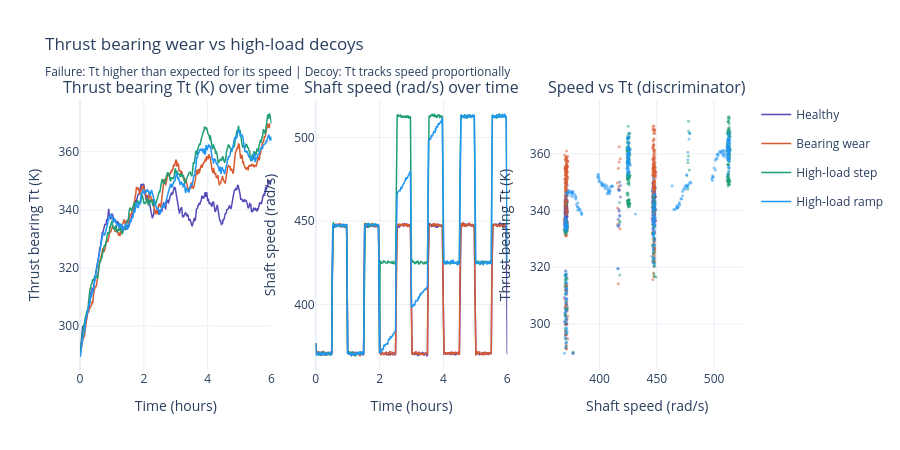

The cell this chart's notebook holds for it:
### Markdown cell above
## Plot 1 — Thrust bearing wear vs high-load decoys

**Both** show Tt rising — but the failure rises **faster** than the operating conditions explain.

- **Failure:** Tt climbs with no speed increase — excess heat from friction (`rThrust * w^2`)
- **Hard negative:** Higher voltage → speed ↑ → Tt rises too, but proportionally — no excess heat

The discrimination problem: you can't just threshold on "Tt is rising" — you need to check whether the rate of rise is explained by the current load.

### Code cell
def plot_group_interactive(scenarios, signal_y, signal_x, title, y_label, x_label, scatter_label):
    """3-panel interactive plot: signal_y over time, signal_x over time, scatter x vs y."""
    fig = make_subplots(rows=1, cols=3,
                        subplot_titles=[f"{y_label} over time",
                                        f"{x_label} over time",
                                        f"{scatter_label}"])
    for name, label, colour in scenarios:
        df = results[name]
        fig.add_trace(go.Scatter(x=df["time_h"], y=df[signal_y], mode="lines",
                                 line=dict(color=colour, width=1.5),
                                 name=label, legendgroup=label), row=1, col=1)
        fig.add_trace(go.Scatter(x=df["time_h"], y=df[signal_x], mode="lines",
                                 line=dict(color=colour, width=1.5),
                                 name=label, legendgroup=label, showlegend=False), row=1, col=2)
        fig.add_trace(go.Scatter(x=df[signal_x], y=df[signal_y], mode="markers",
                                 marker=dict(color=colour, size=3, opacity=0.5),
                                 name=label, legendgroup=label, showlegend=False), row=1, col=3)
    fig.update_xaxes(title_text="Time (hours)", row=1, col=1)
    fig.update_xaxes(title_text="Time (hours)", row=1, col=2)
    fig.update_xaxes(title_text=x_label, row=1, col=3)
    fig.update_yaxes(title_text=y_label, row=1, col=1)
    fig.update_yaxes(title_text=x_label, row=1, col=2)
    fig.update_yaxes(title_text=y_label, row=1, col=3)
    fig.update_layout(title=title, height=450, template="plotly_white")
    return fig

# ── Plot 1: Thrust bearing ──
fig = plot_group_interactive(
    scenarios=[
        ("normal",              "Healthy",        COLOURS["normal"]),
        ("pump_bearing_wear",   "Bearing wear",   COLOURS["failure"]),
        ("decoy_highload_step", "High-load step", COLOURS["decoy"]),
        ("decoy_highload_ramp", "High-load ramp", "#2196F3"),
    ],
    signal_y="thrust_bearing_K", signal_x="shaft_speed_rads",
    title="Thrust bearing wear vs high-load decoys<br><sub>Failure: Tt higher than expected for its speed | Decoy: Tt tracks speed proportionally</sub>",
    y_label="Thrust bearing Tt (K)", x_label="Shaft speed (rad/s)",
    scatter_label="Speed vs Tt (discriminator)"
)
show_fig(fig)

### Figure 1 — Plotly figure (JSON) as saved in the notebook; plotly's stock layout.template omitted (floating-point values rounded to 4 significant figures; data arrays with more than 128 entries replaced by an {"elided": "..."} marker saying what was removed)
{"data": [{"legendgroup": "Healthy", "line": {"color": "#534AB7", "width": 1.5}, "mode": "lines", "name": "Healthy", "type": "scatter", "x": {"elided": "361 float values"}, "xaxis": "x", "y": {"elided": "361 float values"}, "yaxis": "y"}, {"legendgroup": "Healthy", "line": {"color": "#534AB7", "width": 1.5}, "mode": "lines", "name": "Healthy", "showlegend": false, "type": "scatter", "x": {"elided": "361 float values"}, "xaxis": "x2", "y": {"elided": "361 float values"}, "yaxis": "y2"}, {"legendgroup": "Healthy", "marker": {"color": "#534AB7", "opacity": 0.5, "size": 3}, "mode": "markers", "name": "Healthy", "showlegend": false, "type": "scatter", "x": {"elided": "361 float values"}, "xaxis": "x3", "y": {"elided": "361 float values"}, "yaxis": "y3"}, {"legendgroup": "Bearing wear", "line": {"color": "#D85A30", "width": 1.5}, "mode": "lines", "name": "Bearing wear", "type": "scatter", "x": {"elided": "358 float values"}, "xaxis": "x", "y": {"elided": "358 float values"}, "yaxis": "y"}, {"legendgroup": "Bearing wear", "line": {"color": "#D85A30", "width": 1.5}, "mode": "lines", "name": "Bearing wear", "showlegend": false, "type": "scatter", "x": {"elided": "358 float values"}, "xaxis": "x2", "y": {"elided": "358 float values"}, "yaxis": "y2"}, {"legendgroup": "Bearing wear", "marker": {"color": "#D85A30", "opacity": 0.5, "size": 3}, "mode": "markers", "name": "Bearing wear", "showlegend": false, "type": "scatter", "x": {"elided": "358 float values"}, "xaxis": "x3", "y": {"elided": "358 float values"}, "yaxis": "y3"}, {"legendgroup": "High-load step", "line": {"color": "#1D9E75", "width": 1.5}, "mode": "lines", "name": "High-load step", "type": "scatter", "x": {"elided": "361 float values"}, "xaxis": "x", "y": {"elided": "361 float values"}, "yaxis": "y"}, {"legendgroup": "High-load step", "line": {"color": "#1D9E75", "width": 1.5}, "mode": "lines", "name": "High-load step", "showlegend": false, "type": "scatter", "x": {"elided": "361 float values"}, "xaxis": "x2", "y": {"elided": "361 float values"}, "yaxis": "y2"}, {"legendgroup": "High-load step", "marker": {"color": "#1D9E75", "opacity": 0.5, "size": 3}, "mode": "markers", "name": "High-load step", "showlegend": false, "type": "scatter", "x": {"elided": "361 float values"}, "xaxis": "x3", "y": {"elided": "361 float values"}, "yaxis": "y3"}, {"legendgroup": "High-load ramp", "line": {"color": "#2196F3", "width": 1.5}, "mode": "lines", "name": "High-load ramp", "type": "scatter", "x": {"elided": "361 float values"}, "xaxis": "x", "y": {"elided": "361 float values"}, "yaxis": "y"}, {"legendgroup": "High-load ramp", "line": {"color": "#2196F3", "width": 1.5}, "mode": "lines", "name": "High-load ramp", "showlegend": false, "type": "scatter", "x": {"elided": "361 float values"}, "xaxis": "x2", "y": {"elided": "361 float values"}, "yaxis": "y2"}, {"legendgroup": "High-load ramp", "marker": {"color": "#2196F3", "opacity": 0.5, "size": 3}, "mode": "markers", "name": "High-load ramp", "showlegend": false, "type": "scatter", "x": {"elided": "361 float values"}, "xaxis": "x3", "y": {"elided": "361 float values"}, "yaxis": "y3"}], "layout": {"annotations": [{"font": {"size": 16}, "showarrow": false, "text": "Thrust bearing Tt (K) over time", "x": 0.1444, "xanchor": "center", "xref": "paper", "y": 1.0, "yanchor": "bottom", "yref": "paper"}, {"font": {"size": 16}, "showarrow": false, "text": "Shaft speed (rad/s) over time", "x": 0.5, "xanchor": "center", "xref": "paper", "y": 1.0, "yanchor": "bottom", "yref": "paper"}, {"font": {"size": 16}, "showarrow": false, "text": "Speed vs Tt (discriminator)", "x": 0.8556, "xanchor": "center", "xref": "paper", "y": 1.0, "yanchor": "bottom", "yref": "paper"}], "height": 450, "title": {"text": "Thrust bearing wear vs high-load decoys<br><sub>Failure: Tt higher than expected for its speed | Decoy: Tt tracks speed proportionally</sub>"}, "xaxis": {"anchor": "y", "domain": [0.0, 0.2889], "title": {"text": "Time (hours)"}}, "xaxis2": {"anchor": "y2", "domain": [0.3556, 0.6444], "title": {"text": "Time (hours)"}}, "xaxis3": {"anchor": "y3", "domain": [0.7111, 1.0], "title": {"text": "Shaft speed (rad/s)"}}, "yaxis": {"anchor": "x", "domain": [0.0, 1.0], "title": {"text": "Thrust bearing Tt (K)"}}, "yaxis2": {"anchor": "x2", "domain": [0.0, 1.0], "title": {"text": "Shaft speed (rad/s)"}}, "yaxis3": {"anchor": "x3", "domain": [0.0, 1.0], "title": {"text": "Thrust bearing Tt (K)"}}}}
